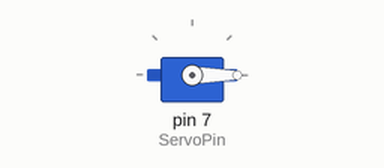
Simulated run of this sketch. Board: Arduino Uno, built with avr-gcc and run on an emulated ATmega328P. On the bench: servo.

Above: at 0.05 s.
At 1.25 s:
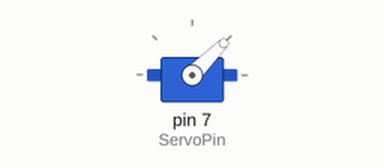
At 2.5 s:
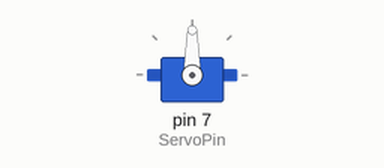
At 5.0 s:
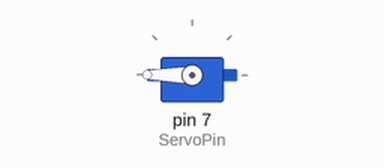
Timing chart, 0 to 6.5 s (numbered marks = the images above):
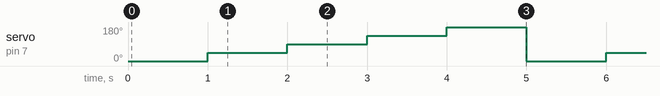

Measured:
- by itself, servo on pin 7 (ServoPin): repeats every 5.0 s: 90° 1.0 s, 135° 1.0 s, 180° 1.0 s, 0° 1.0 s, 45° 1.0 s

The sketch:

Servo1.ino
```cpp
#include <Servo.h>

int ServoPin = 7;

Servo MyServo;

void setup() {
  MyServo.attach(ServoPin);
}

void loop() {
  MyServo.write(0);
  delay(1000); // 0 degrees
  MyServo.write(45);
  delay(1000); // 45 degrees
  MyServo.write(90);
  delay(1000); // 90 degrees
  MyServo.write(135);
  delay(1000); // 135 degrees
  MyServo.write(180);
  delay(1000); // 180 degrees
}
```
